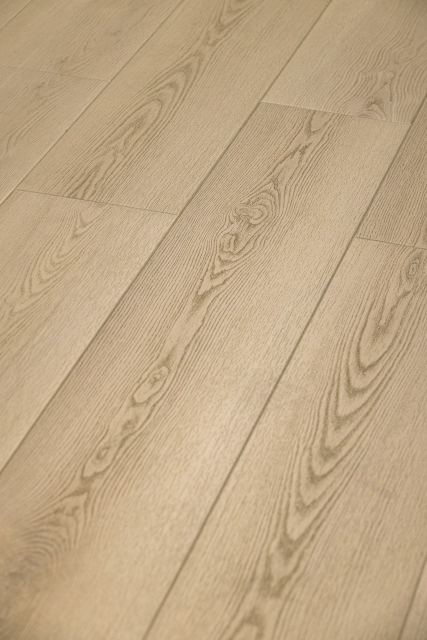
#> input picture assets/bevel_ref.jpg, 854 x 1280 px (shown at 1/2 size); its folder holds only this picture in this run
$ python -i image_prep.py   (imports and definitions only)
#> lines starting #> are read from the running program, lines starting #| are printed output that depends on the picture
# -*- coding: utf-8 -*-
"""提示词管线的图像预处理 —— 小样 PNG 规范化(ICC→sRGB)与地板色调分析。

纯 PIL/numpy,无 FastAPI/网络依赖;供 prompts(小样落盘)与识色端点消费。
从 prompt_data / prompts 迁入,函数体逐字未动。
"""
import os

from PIL import Image

from .prompt_data import FLOOR_TONES


# [13 lines left out: function _compute_tone_confidence, not called in this run]

def analyze_floor_tone(image_path):
    """分析地板素材图，返回最匹配的 FLOOR_TONES 档位和分析 HTML。"""
#> called with image_path = 'assets/bevel_ref.jpg'
    if not image_path: return FLOOR_TONES[0], ""
    try:
        import numpy as np
        img = Image.open(image_path).convert('RGB')
#> img is the input picture: PIL image 854x1280 RGB; mean R, G, B 191.4, 167.6, 134.5
        w, h = img.size
#> w = 854; h = 1280
        cx, cy = int(w * 0.2), int(h * 0.2)
#> cx = 170; cy = 256
        img_small = img.crop((cx, cy, w - cx, h - cy)).resize((160, 160), Image.Resampling.LANCZOS)
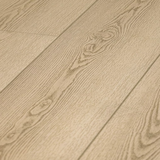
#> img_small: PIL image 160x160 RGB; mean R, G, B 197.4, 173.9, 141.8
        arr = np.array(img_small, dtype=np.float32) / 255.0
        r, g, b = arr[:, :, 0], arr[:, :, 1], arr[:, :, 2]
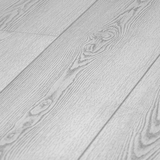
#> r: shape (160, 160) float32; min 0.565, max 0.89, mean 0.774
        cmax = np.maximum(np.maximum(r, g), b)
        delta = cmax - np.minimum(np.minimum(r, g), b)
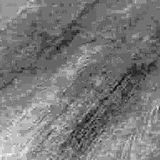
#> delta: shape (160, 160) float32; min 0.18, max 0.259, mean 0.218; drawn with min black and max white
        eps = 1e-7
        v_arr = cmax
        s_arr = np.where(cmax < 0.01, 0.0, delta / (cmax + eps))
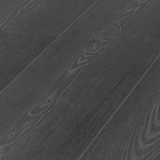
#> s_arr: shape (160, 160) float32; min 0.21, max 0.391, mean 0.283
        h_arr = np.zeros_like(r)
        m_r = (cmax == r) & (delta > eps); m_g = (cmax == g) & (delta > eps); m_b = (cmax == b) & (delta > eps)
#> after `m_r = (cmax == r) & (delta > eps)`: m_r: shape (160, 160) bool; every value is 1
#> after `m_g = (cmax == g) & (delta > eps)`: m_g: shape (160, 160) bool; every value is 0
        h_arr[m_r] = (60 * ((g[m_r] - b[m_r]) / (delta[m_r] + eps))) % 360
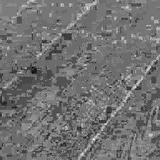
#> h_arr: shape (160, 160) float32; min 29.43, max 41.18, mean 34.7; drawn with min black and max white
        h_arr[m_g] = 60 * ((b[m_g] - r[m_g]) / (delta[m_g] + eps)) + 120
        h_arr[m_b] = 60 * ((r[m_b] - g[m_b]) / (delta[m_b] + eps)) + 240
        sat_mask = s_arr > 0.06
        med_h = float(np.median(h_arr[sat_mask])) if sat_mask.sum() > 40 else 32.0
#> med_h = 34.91
        med_s = float(np.median(s_arr)) * 100
#> med_s = 28.02
        med_v = float(np.median(v_arr)) * 100
#> med_v = 78.04
        gray = 0.299 * r + 0.587 * g + 0.114 * b
        p = np.pad(gray, 1, mode='edge')
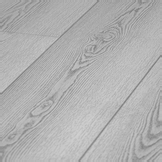
#> p: shape (162, 162) float32; min 0.493, max 0.816, mean 0.695
        sx = (-p[:-2,:-2] - 2*p[1:-1,:-2] - p[2:,:-2] + p[:-2,2:] + 2*p[1:-1,2:] + p[2:,2:])
        sy = (-p[:-2,:-2] - 2*p[:-2,1:-1] - p[:-2,2:] + p[2:,:-2] + 2*p[2:,1:-1] + p[2:,2:])
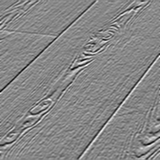
#> sy: shape (160, 160) float32; min -0.794, max 0.714, mean 0.00288; drawn with min black and max white
        mag = np.sqrt(sx**2 + sy**2).flatten()
        ang = (np.degrees(np.arctan2(sy, sx)) % 180).flatten()
        hist, _ = np.histogram(ang, bins=18, range=(0, 180), weights=mag)
#> hist = 18 values, max 542.7 at index 3, min 61.19 at index 13, mean 196.7
        directionality = float(hist.max() / mag.sum()) if mag.sum() > 0 else 0.0
#> directionality = 0.153
        IS_WOOD = directionality > 0.12
#> IS_WOOD = True
        NEAR_WHITE = med_v > 84 and med_s < 18
#> NEAR_WHITE = False
        LIGHT = 62 <= med_v <= 85; MID_DEEP = 42 <= med_v < 62; DEEP = med_v < 42
#> after `LIGHT = 62 <= med_v <= 85`: LIGHT = True
#> after `MID_DEEP = 42 <= med_v < 62`: MID_DEEP = False
#> after `DEEP = med_v < 42`: DEEP = False
        if med_v > 85 and not NEAR_WHITE: LIGHT = True
        WARM = 12 <= med_h <= 55 and med_s >= 22
#> WARM = True
        GREIGE = 12 <= med_h <= 55 and 8 <= med_s < 22
#> GREIGE = False
        COOL = (med_h > 155 or med_h < 12) or (med_s >= 12 and 110 <= med_h <= 265)
#> COOL = False
        NEUTRAL = med_s < 8
#> NEUTRAL = False
        if IS_WOOD:
            if NEAR_WHITE or (NEUTRAL and med_v > 82): tone_key = "木纹·近白"
            elif LIGHT and WARM: tone_key = "木纹·暖色浅调"
            elif LIGHT and (GREIGE or NEUTRAL): tone_key = "木纹·中性灰米"
            elif LIGHT and COOL: tone_key = "木纹·冷色浅调"
            elif MID_DEEP and WARM: tone_key = "木纹·暖色中深调"
            elif MID_DEEP and (COOL or GREIGE or NEUTRAL): tone_key = "木纹·冷色浅调"
            elif DEEP and WARM: tone_key = "木纹·暖色深调"
            else: tone_key = "木纹·冷色深调"
        else:
            if NEAR_WHITE or (NEUTRAL and med_v > 82): tone_key = "石纹·近白"
            elif (LIGHT or MID_DEEP) and WARM: tone_key = "石纹·奶油/洞石"
            elif (LIGHT or MID_DEEP) and (GREIGE or NEUTRAL): tone_key = "石纹·暖灰/沙灰"
            elif (LIGHT or MID_DEEP) and COOL: tone_key = "石纹·冷灰/水泥灰"
            else: tone_key = "石纹·深灰/炭灰"
        matched = next((t for t in FLOOR_TONES if tone_key.replace("·近白", "") in t or tone_key in t), FLOOR_TONES[0])
        conf = _compute_tone_confidence(med_h, med_s, med_v, directionality, IS_WOOD, tone_key)
        mat_icon = "🪵 木纹" if IS_WOOD else "🪨 石纹"
        info_html = (f'<div style="margin-top:4px;padding:6px 10px;background:#1a1a12;border-left:3px solid #a0826d;'
                     f'border-radius:0 4px 4px 0;font-size:0.8em;color:#c8a87a;line-height:1.5;">'
                     f'🔍 自动识别：<b>{matched}</b> &nbsp;·&nbsp; 置信度 <b>{conf}%</b><br>'
                     f'{mat_icon} &nbsp; H {med_h:.0f}° · S {med_s:.0f}% · V {med_v:.0f}% · 方向性 {directionality:.2f}<br>'
                     f'<span style="color:#7a6040;font-size:0.88em;">💡 如识别有误可在下方手动修改</span></div>')
        return matched, info_html
    except Exception as e:
#> (the run stopped early here; a loop or call above may not have finished)
